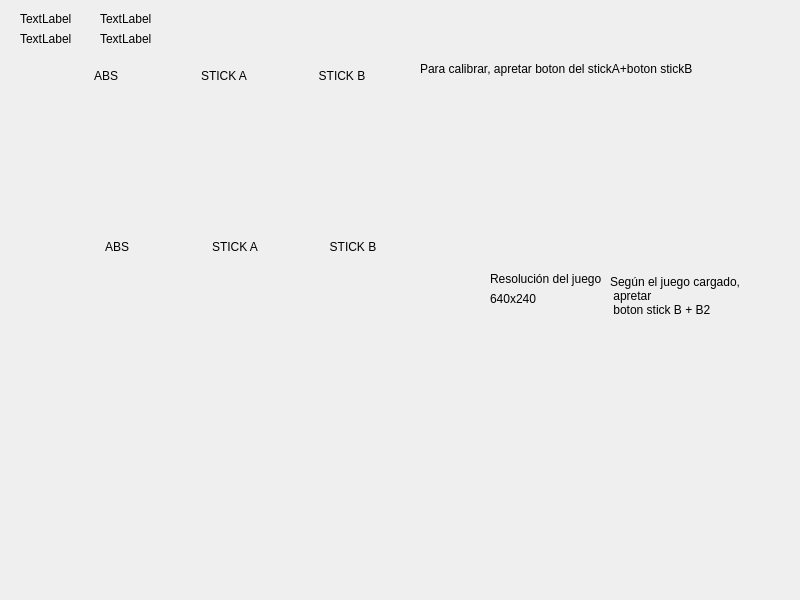
<?xml version="1.0" encoding="UTF-8"?>
<ui version="4.0">
 <class>MainWindow</class>
 <widget class="QMainWindow" name="MainWindow">
  <property name="geometry">
   <rect>
    <x>0</x>
    <y>0</y>
    <width>800</width>
    <height>600</height>
   </rect>
  </property>
  <property name="windowTitle">
   <string>MainWindow</string>
  </property>
  <widget class="QWidget" name="centralwidget">
   <widget class="QWidget" name="layoutWidget">
    <property name="geometry">
     <rect>
      <x>50</x>
      <y>60</y>
      <width>351</width>
      <height>31</height>
     </rect>
    </property>
    <layout class="QGridLayout" name="gridLayout_5">
     <item row="0" column="0">
      <widget class="QLabel" name="label_7">
       <property name="sizePolicy">
        <sizepolicy hsizetype="MinimumExpanding" vsizetype="MinimumExpanding">
         <horstretch>0</horstretch>
         <verstretch>0</verstretch>
        </sizepolicy>
       </property>
       <property name="maximumSize">
        <size>
         <width>112</width>
         <height>29</height>
        </size>
       </property>
       <property name="layoutDirection">
        <enum>Qt::LeftToRight</enum>
       </property>
       <property name="text">
        <string>ABS</string>
       </property>
       <property name="alignment">
        <set>Qt::AlignCenter</set>
       </property>
      </widget>
     </item>
     <item row="0" column="1">
      <widget class="QLabel" name="label_8">
       <property name="sizePolicy">
        <sizepolicy hsizetype="MinimumExpanding" vsizetype="MinimumExpanding">
         <horstretch>0</horstretch>
         <verstretch>0</verstretch>
        </sizepolicy>
       </property>
       <property name="maximumSize">
        <size>
         <width>112</width>
         <height>29</height>
        </size>
       </property>
       <property name="text">
        <string>STICK A</string>
       </property>
       <property name="alignment">
        <set>Qt::AlignCenter</set>
       </property>
      </widget>
     </item>
     <item row="0" column="2">
      <widget class="QLabel" name="label_9">
       <property name="enabled">
        <bool>true</bool>
       </property>
       <property name="sizePolicy">
        <sizepolicy hsizetype="MinimumExpanding" vsizetype="MinimumExpanding">
         <horstretch>0</horstretch>
         <verstretch>0</verstretch>
        </sizepolicy>
       </property>
       <property name="maximumSize">
        <size>
         <width>112</width>
         <height>29</height>
        </size>
       </property>
       <property name="frameShape">
        <enum>QFrame::NoFrame</enum>
       </property>
       <property name="text">
        <string>STICK B</string>
       </property>
       <property name="alignment">
        <set>Qt::AlignCenter</set>
       </property>
      </widget>
     </item>
    </layout>
   </widget>
   <widget class="QWidget" name="layoutWidget">
    <property name="geometry">
     <rect>
      <x>61</x>
      <y>272</y>
      <width>351</width>
      <height>141</height>
     </rect>
    </property>
    <layout class="QGridLayout" name="gridLayout_2">
     <item row="0" column="0">
      <widget class="JoyPad" name="controller2_ABS" native="true"/>
     </item>
     <item row="0" column="1">
      <widget class="JoyPad" name="controller2_stickA" native="true"/>
     </item>
     <item row="0" column="2">
      <widget class="JoyPad" name="controller2_stickB" native="true"/>
     </item>
    </layout>
   </widget>
   <widget class="QWidget" name="layoutWidget">
    <property name="geometry">
     <rect>
      <x>61</x>
      <y>231</y>
      <width>351</width>
      <height>31</height>
     </rect>
    </property>
    <layout class="QGridLayout" name="gridLayout_4">
     <item row="0" column="0">
      <widget class="QLabel" name="label_4">
       <property name="maximumSize">
        <size>
         <width>112</width>
         <height>29</height>
        </size>
       </property>
       <property name="layoutDirection">
        <enum>Qt::LeftToRight</enum>
       </property>
       <property name="text">
        <string>ABS</string>
       </property>
       <property name="alignment">
        <set>Qt::AlignCenter</set>
       </property>
      </widget>
     </item>
     <item row="0" column="1">
      <widget class="QLabel" name="label_5">
       <property name="maximumSize">
        <size>
         <width>112</width>
         <height>29</height>
        </size>
       </property>
       <property name="text">
        <string>STICK A</string>
       </property>
       <property name="alignment">
        <set>Qt::AlignCenter</set>
       </property>
      </widget>
     </item>
     <item row="0" column="2">
      <widget class="QLabel" name="label_6">
       <property name="enabled">
        <bool>true</bool>
       </property>
       <property name="maximumSize">
        <size>
         <width>112</width>
         <height>29</height>
        </size>
       </property>
       <property name="frameShape">
        <enum>QFrame::NoFrame</enum>
       </property>
       <property name="text">
        <string>STICK B</string>
       </property>
       <property name="alignment">
        <set>Qt::AlignCenter</set>
       </property>
      </widget>
     </item>
    </layout>
   </widget>
   <widget class="QWidget" name="layoutWidget">
    <property name="geometry">
     <rect>
      <x>50</x>
      <y>100</y>
      <width>351</width>
      <height>101</height>
     </rect>
    </property>
    <property name="sizePolicy">
     <sizepolicy hsizetype="Ignored" vsizetype="Ignored">
      <horstretch>0</horstretch>
      <verstretch>0</verstretch>
     </sizepolicy>
    </property>
    <layout class="QGridLayout" name="gridLayout">
     <item row="0" column="0">
      <widget class="JoyPad" name="controller1_ABS" native="true"/>
     </item>
     <item row="0" column="1">
      <widget class="JoyPad" name="controller1_stickA" native="true"/>
     </item>
     <item row="0" column="2">
      <widget class="JoyPad" name="controller1_stickB" native="true">
       <property name="sizePolicy">
        <sizepolicy hsizetype="Ignored" vsizetype="Ignored">
         <horstretch>0</horstretch>
         <verstretch>0</verstretch>
        </sizepolicy>
       </property>
      </widget>
     </item>
    </layout>
   </widget>
   <widget class="QLabel" name="pixmap_mirilla">
    <property name="geometry">
     <rect>
      <x>440</x>
      <y>130</y>
      <width>81</width>
      <height>81</height>
     </rect>
    </property>
    <property name="text">
     <string/>
    </property>
    <property name="pixmap">
     <pixmap resource="img.qrc">:/img/mirilla.png</pixmap>
    </property>
    <property name="scaledContents">
     <bool>true</bool>
    </property>
   </widget>
   <widget class="QLabel" name="lbl_absx">
    <property name="geometry">
     <rect>
      <x>20</x>
      <y>10</y>
      <width>54</width>
      <height>17</height>
     </rect>
    </property>
    <property name="text">
     <string>TextLabel</string>
    </property>
   </widget>
   <widget class="QLabel" name="lbl_absy">
    <property name="geometry">
     <rect>
      <x>100</x>
      <y>10</y>
      <width>54</width>
      <height>17</height>
     </rect>
    </property>
    <property name="text">
     <string>TextLabel</string>
    </property>
   </widget>
   <widget class="QLabel" name="lbl_calx">
    <property name="geometry">
     <rect>
      <x>20</x>
      <y>30</y>
      <width>54</width>
      <height>17</height>
     </rect>
    </property>
    <property name="text">
     <string>TextLabel</string>
    </property>
   </widget>
   <widget class="QLabel" name="lbl_caly">
    <property name="geometry">
     <rect>
      <x>100</x>
      <y>30</y>
      <width>54</width>
      <height>17</height>
     </rect>
    </property>
    <property name="text">
     <string>TextLabel</string>
    </property>
   </widget>
   <widget class="QLabel" name="label">
    <property name="geometry">
     <rect>
      <x>490</x>
      <y>270</y>
      <width>121</width>
      <height>17</height>
     </rect>
    </property>
    <property name="text">
     <string>Resolución del juego</string>
    </property>
   </widget>
   <widget class="QLabel" name="label_2">
    <property name="geometry">
     <rect>
      <x>420</x>
      <y>60</y>
      <width>301</width>
      <height>17</height>
     </rect>
    </property>
    <property name="text">
     <string>Para calibrar, apretar boton del stickA+boton stickB</string>
    </property>
   </widget>
   <widget class="QLabel" name="lbl_res">
    <property name="geometry">
     <rect>
      <x>490</x>
      <y>290</y>
      <width>54</width>
      <height>17</height>
     </rect>
    </property>
    <property name="text">
     <string>640x240</string>
    </property>
   </widget>
   <widget class="QLabel" name="label_10">
    <property name="geometry">
     <rect>
      <x>610</x>
      <y>270</y>
      <width>141</width>
      <height>51</height>
     </rect>
    </property>
    <property name="text">
     <string>Según el juego cargado,
 apretar
 boton stick B + B2</string>
    </property>
   </widget>
  </widget>
 </widget>
 <customwidgets>
  <customwidget>
   <class>JoyPad</class>
   <extends>QWidget</extends>
   <header>joypad.h</header>
   <container>1</container>
  </customwidget>
 </customwidgets>
 <resources>
  <include location="img.qrc"/>
 </resources>
 <connections/>
</ui>
